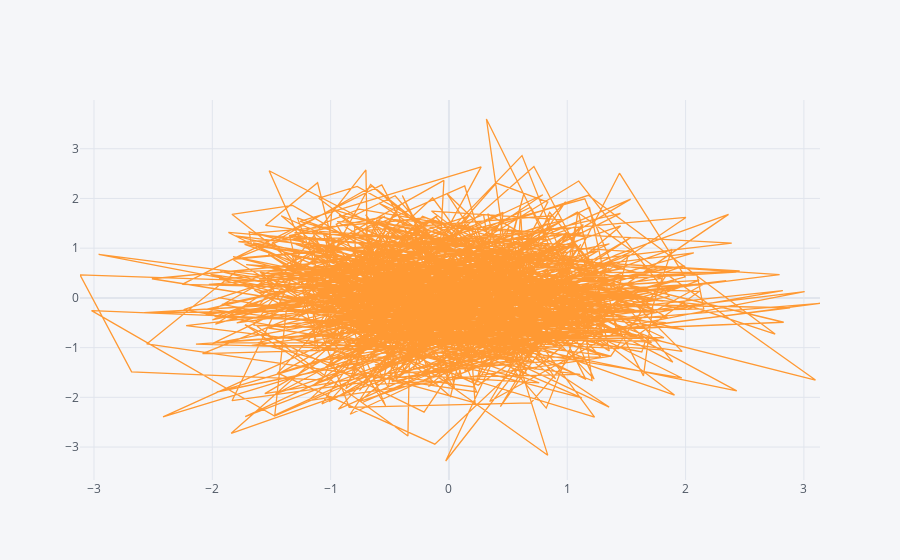

Notebook cell for this chart:
### Code cell
df.iplot(x='id', y='name', kind='scatter')

### Figure 1 — Plotly figure (JSON) as saved in the notebook; plotly's stock layout.template omitted (floating-point values rounded to 4 significant figures; data arrays with more than 128 entries replaced by an {"elided": "..."} marker saying what was removed)
{"data": [{"line": {"color": "rgba(255, 153, 51, 1.0)", "dash": "solid", "shape": "linear", "width": 1.3}, "mode": "lines", "name": "name", "text": "", "type": "scatter", "x": {"elided": "1000 float values"}, "y": {"elided": "1000 float values"}}], "layout": {"legend": {"bgcolor": "#F5F6F9", "font": {"color": "#4D5663"}}, "paper_bgcolor": "#F5F6F9", "plot_bgcolor": "#F5F6F9", "title": {"font": {"color": "#4D5663"}}, "xaxis": {"gridcolor": "#E1E5ED", "showgrid": true, "tickfont": {"color": "#4D5663"}, "title": {"font": {"color": "#4D5663"}, "text": ""}, "zerolinecolor": "#E1E5ED"}, "yaxis": {"gridcolor": "#E1E5ED", "showgrid": true, "tickfont": {"color": "#4D5663"}, "title": {"font": {"color": "#4D5663"}, "text": ""}, "zerolinecolor": "#E1E5ED"}}}
